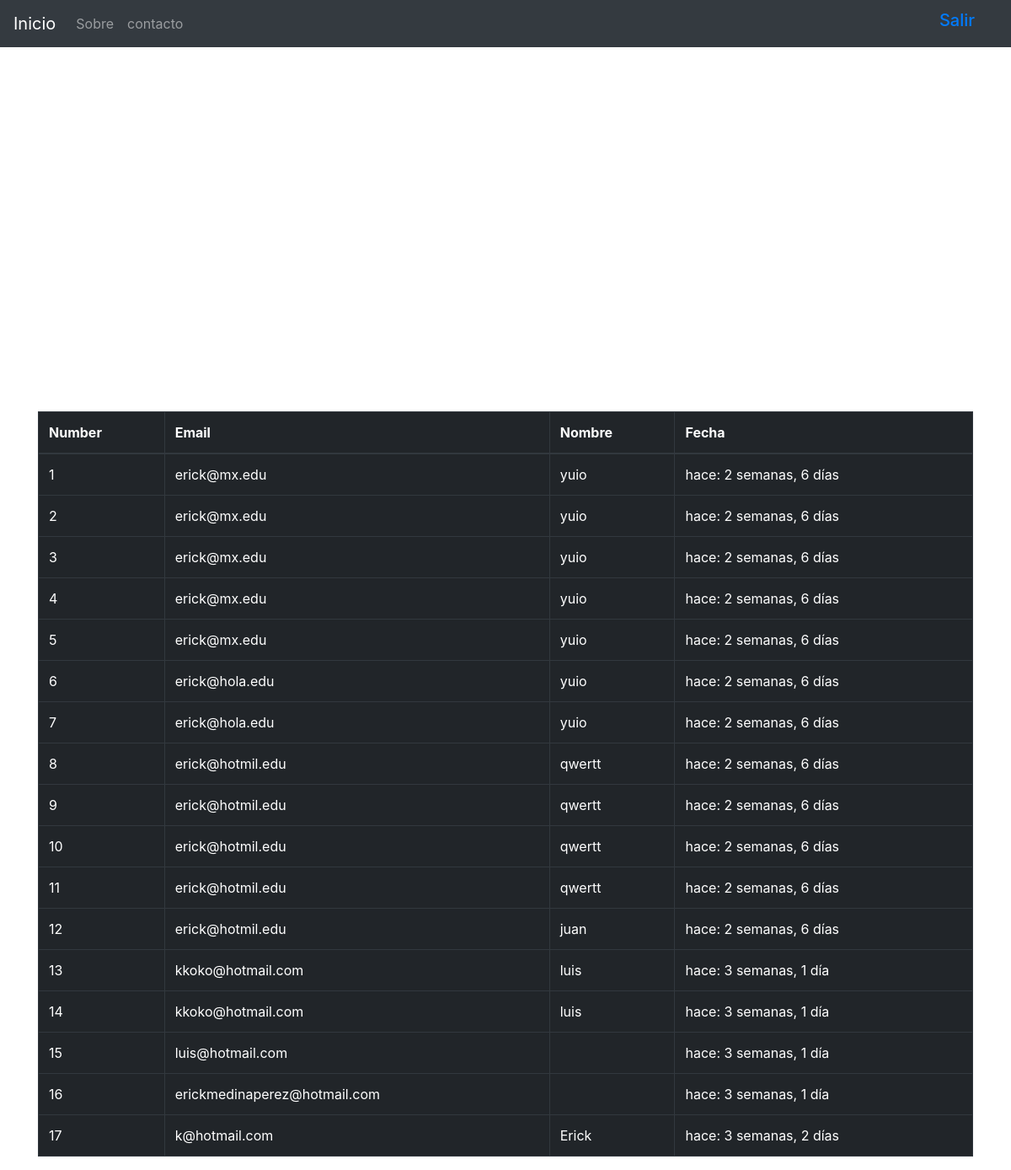
The app's page / (signed in) with its own data.
### boletin/models.py (models this page shows)
class Registrados(models.Model):
    nombre = models.CharField(max_length=100) #para campo no obligatorio    blank=True,null=True
    email = models.EmailField()
    timestamp = models.DateTimeField(auto_now_add=True,auto_now=False)
    def __str__(self):
        return self.email

### boletin/views.py (the view, shortened to what this page needs)
# urls.py: path('', views.inicio, name='inicio'),
def inicio(request):
    titulo="Bienvenidos"
    if request.user.is_authenticated:
        titulo =(" bienvenido %s" %(request.user)).upper()
    form= RegModelForm(request.POST or None)
    context = {
    "elf":form,
    "title":titulo,
    "tit":titulo,
    }
    if request.user.is_authenticated and request.user.is_staff:
        queryset = Registrados.objects.all().order_by("-timestamp")
        context = {
             "prueba": queryset,
         }
    return render(request, "inicio.html",context)

### templates/inicio.html (shortened to what this page needs)
{% extends "base.html" %}
{%load crispy_forms_tags%}
{%load static%}
{%block jumbo%}
{% if request.user.is_staff %}
<table class="table table-bordered table-dark">
  <thead>
    <tr>
      <th scope="col">Number</th>
      <th scope="col">Email</th>
      <th scope="col">Nombre</th>
      <th scope="col">Fecha</th>
    </tr>
  </thead>
   <tbody>
{%for instance in prueba %}
<tr>
<td>{{forloop.counter}}</td>
<td>{{instance}}</td>
<td>{{instance.nombre}}</td>
<td>hace: {{instance.timestamp|timesince}}</td>
</tr>
 <br/>
{%endfor%}
</tbody>
</table>
{%endif%}
{%endblock%}

### static_pro/static/css/navbar-top.css (style rules this page uses)
body { min-height: 75rem; }

### records on screen
Registrados: email "erick@mx.edu", nombre "yuio", timestamp "2 semanas, 6 días"
Registrados: email "erick@mx.edu", nombre "yuio", timestamp "2 semanas, 6 días"
Registrados: email "erick@mx.edu", nombre "yuio", timestamp "2 semanas, 6 días"
Registrados: email "erick@mx.edu", nombre "yuio", timestamp "2 semanas, 6 días"
Registrados: email "erick@mx.edu", nombre "yuio", timestamp "2 semanas, 6 días"
Registrados: email "erick@hola.edu", nombre "yuio", timestamp "2 semanas, 6 días"
Registrados: email "erick@hola.edu", nombre "yuio", timestamp "2 semanas, 6 días"
Registrados: email "erick@hotmil.edu", nombre "qwertt", timestamp "2 semanas, 6 días"
Registrados: email "erick@hotmil.edu", nombre "qwertt", timestamp "2 semanas, 6 días"
Registrados: email "erick@hotmil.edu", nombre "qwertt", timestamp "2 semanas, 6 días"
Registrados: email "erick@hotmil.edu", nombre "qwertt", timestamp "2 semanas, 6 días"
Registrados: email "erick@hotmil.edu", nombre "juan", timestamp "2 semanas, 6 días"
Registrados: email "kkoko@hotmail.com", nombre "luis", timestamp "3 semanas, 1 día"
Registrados: email "kkoko@hotmail.com", nombre "luis", timestamp "3 semanas, 1 día"
Registrados: email "luis@hotmail.com", timestamp "3 semanas, 1 día"
Registrados: email "erickmedinaperez@hotmail.com", timestamp "3 semanas, 1 día"
Registrados: email "k@hotmail.com", nombre "Erick", timestamp "3 semanas, 2 días"
